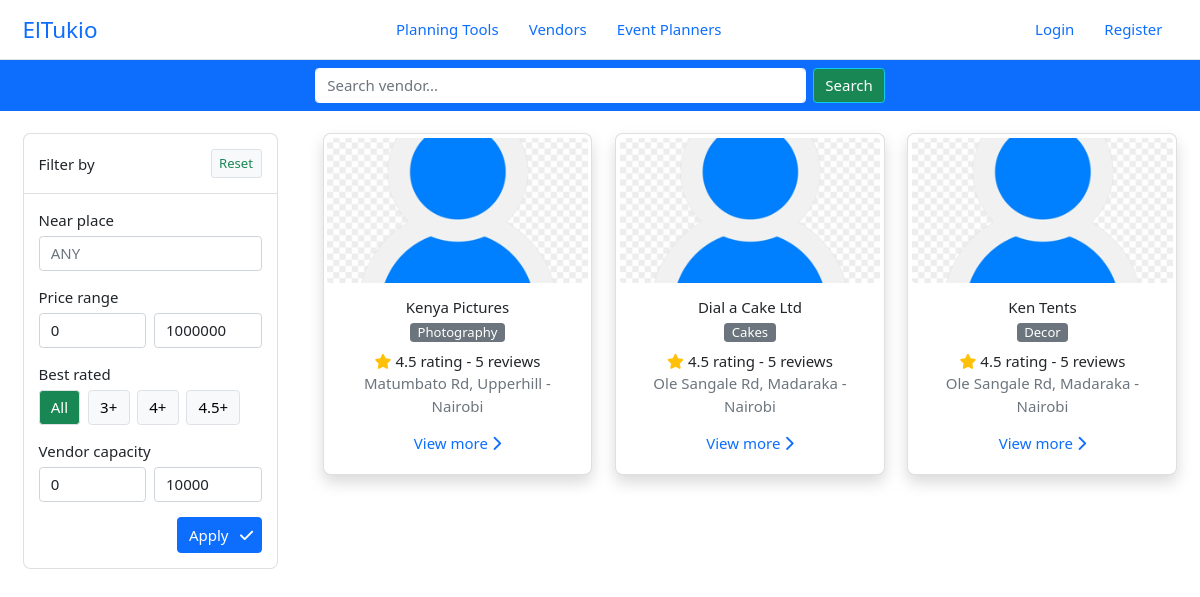
The app's page /vendors/ with its own data.
### el_tukio/models.py (models this page shows, shortened)
class Vendor(models.Model):
    user = models.OneToOneField(User, on_delete=CASCADE, primary_key=True)
    business_name = models.CharField(max_length=100)
    category = models.ForeignKey(VendorCategory, on_delete=SET_NULL, null=True, blank=True, help_text='Select a category for your business.')
    description = models.TextField(max_length=5000, help_text='Brief description of your business')
    services_offered = models.TextField(max_length=5000, help_text='List the particular services your business offers')
    city = models.CharField(max_length=100, help_text='City in which your business is located')
    location = models.CharField(max_length=200, help_text='EG: Ole Sangale Rd, Madaraka')  # street code
    open_hours = models.CharField(max_length=500, default='24/7', help_text='Business service (working) times')
    up_for_business = models.BooleanField(default=True, help_text='Ready to take business at the moment?')

class User(AbstractUser):
    class UserType(models.IntegerChoices):
        ORGANIZER = 0, _('Organizer')
        PLANNER = 1, _('Planner')
        VENDOR = 3, _('Vendor')
        __empty__ = _('(Unkown)')
    class AccountType(models.IntegerChoices):
        PERSONAL = 1, _('Personal')
        ORGANIZATION = 2, _('Organization')
        __empty__ = _('--------------')
    user_type = models.SmallIntegerField(blank=True, null=True, choices=UserType.choices)
    phone_number = PhoneNumberField(blank=True, null=True, unique=True)
    profile = models.ImageField(default='default.png', upload_to='profile_pics')
    account_type = models.SmallIntegerField(blank=True, null=True, choices=UserType.choices)
    location = models.OneToOneField(Location, blank=True, null=True, on_delete=models.SET_NULL)
    @property
    def is_planner(self):
        return self.user_type == self.UserType.PLANNER
    class Meta:
        ordering = ['last_name', 'first_name']

class VendorCategory(models.Model):
    name = models.CharField( max_length=200, help_text='Select a category (EG: Venues)')
    class Meta:
        verbose_name = _('Vendor Category')
        verbose_name_plural = _('Vendor Categories')

### el_tukio/views/main.py (the view)
# urls.py: path('vendors/', main.vendors, name='vendors'),
def vendors(request):
    context = {'vendors': Vendor.objects.all()}
    return render(request, 'main/vendors.html', context)

### templates/main/vendors.html (shortened to what this page needs)
{% extends 'base.html' %}
{% block body %}
{% include 'components/header.html' %}
<div class="search-wrapper py-2 bg-primary">
    <form name="searchForm" method="POST" class="d-flex gap-sm">
        <input type="text" name="search_query" class="form-control border-white" placeholder="Search vendor..." autofocus="True" required id="searchQuery">
        <button type="submit" class="btn btn-success border-info">Search</button>
    </form>
</div>
<div class="p-body">
    <div class="row row-cols-2 g-5">
        <div class="col-3">
            <div class="filter-wrapper card rounded-sm pt-3  h-100">
                <div class="card-header bg-white p-3 pt-0 d-flex justify-content-between align-items-center gap-md">
                    <h6 class="m-0">Filter by</h6>
                    <button type="button" class="btn btn-sm btn-light border text-success">
                        Reset
                    </button>
                </div>
                <div class="card-body">
                    <div class="filter-item mb-3">
                        <label class="mb-1" for="filterNear">Near place</label>
                        <input type="text" name="filter_near" id="filterNear" class="form-control" placeholder="ANY">
                    </div>
                    <div class="filter-item mb-3">
                        <label class="mb-1" for="filterPrice">Price range</label>
                        <div class="d-flex gap-sm">
                            <input type="number" name="filter_price_min" id="filterPriceMin" class="form-control" value="0">
                            <input type="number" name="filter_price_max" id="filterPriceMax" class="form-control" value="1000000">
                        </div>
                    </div>
                    <div class="filter-item mb-3">
                        <label class="mb-1" for="filterPrice">Best rated</label>
                        <div class="d-flex gap-sm">
                            <div class="filter-rate-choice">
                                <label for="filterRateAll" class="btn btn-light border">All</label>
                            </div>
                            <div class="filter-rate-choice">
                                <label for="filterRate3p" class="btn btn-light border">3+</label>
                            </div>
                            <div class="filter-rate-choice">
                                <label for="filterRate4p" class="btn btn-light border">4+</label>
                            </div>
                            <div class="filter-rate-choice">
                                <label for="filterRate45p" class="btn btn-light border">4.5+</label>
                            </div>
                        </div>
                    </div>
                    <div class="filter-item mb-3">
                        <label class="mb-1" for="filterPrice">Vendor capacity</label>
                        <div class="d-flex gap-sm">
                            <input type="number" name="filter_size_min" id="filterPriceMin" class="form-control" value="0">
                            <input type="number" name="filter_size_max" id="filterPriceMax" class="form-control" value="10000">
                        </div>
                    </div>
                    <div class="cta d-flex justify-content-end">
                        <button type="submit" class="btn btn-primary pe-2">
                            <span class="me-2">Apply</span>
                            <i class="fa-solid fa-check"></i>
                        </button>
                    </div>
                </div>
            </div>
        </div>
        <div class="col-9">
            <div class="results-wrapper text-center">
                <div class="row row-cols-1 row-cols-md-3">
                    {% for vendor in vendors %}
                    <div class="col">
                        <div class="card card-search-result p-1 rounded-sm shadow h-100">
                            <img src="{{ vendor.user.profile.url }}" class="rounded" alt="vendor profile">
                            <div class="card-body">
                                <a class="h6 d-block text-body mb-1">
                                    {% if vendor.user.is_planner %}
                                    {{ vendor.user.full_name }}
                                    {% else %}
                                    {{ vendor.business_name }}
                                    {% endif %}
                                </a>
                                <small class="d-inline-block btn-secondary rounded px-2">
                                    {% if vendor.user.is_planner %}
                                    {{ vendor.user.get_user_type_display }}
                                    {% else %}
                                    {{ vendor.category.name }}
                                    {% endif %}
                                </small>
                                <div class="rating mt-2 mb-1">
                                    <span class="text-warning"><i class="fas fa-star"></i></span>
                                    <span class="num">4.5 rating - 5 reviews</span>
                                </div>
                                <div class="card-subtitle text-muted">{{ vendor.location }} - {{ vendor.city }}</div>
                                <div class="d-flex justify-content-center gap-lg mt-3">
                                    <a href="{% url 'seller-details' vendor.user_id %}">
                                        View more
                                        <i class="fa-solid fa-chevron-right"></i>
                                    </a>
                                </div>
                            </div>
                        </div>
                    </div>
                    {% endfor %}
                </div>
            </div>
        </div>
    </div>
</div>
{% endblock body %}

### static/css/main.css (style rules this page uses)
:root { --tk-dim-header: 60px; --tk-dim-body-spacing-x: 1.5rem; --tk-dim-chat-height: 55px; }
html { font-size: 15px; }
html, body { width: 100%; height: 100%; }
a { text-decoration: none; cursor: pointer; }
form { text-align: left; max-width: 570px; margin-left: auto; margin-right: auto; }
.p-body { padding: var(--tk-dim-body-spacing-x); }
.gap-sm { gap: 0.5rem !important; }
.gap-md { gap: 1rem !important; }
.gap-lg { gap: 2rem !important; }
.rounded-sm { border-radius: 0.5rem !important; }
.filter-rate-choice>input:checked + label { color: #fff; background-color: #198754; border-color: #198754; }
.card-search-result img { inline-size: 100%; aspect-ratio: 16 / 9; height: 145px; object-fit: cover; }

### records on screen
Vendor: user.profile (placeholder picture), business_name "Kenya Pictures", category.name "Photography", location "Matumbato Rd, Upperhill", city "Nairobi"
Vendor: user.profile (placeholder picture), business_name "Dial a Cake Ltd", category.name "Cakes", location "Ole Sangale Rd, Madaraka", city "Nairobi"
Vendor: user.profile (placeholder picture), business_name "Ken Tents", category.name "Decor", location "Ole Sangale Rd, Madaraka", city "Nairobi"
